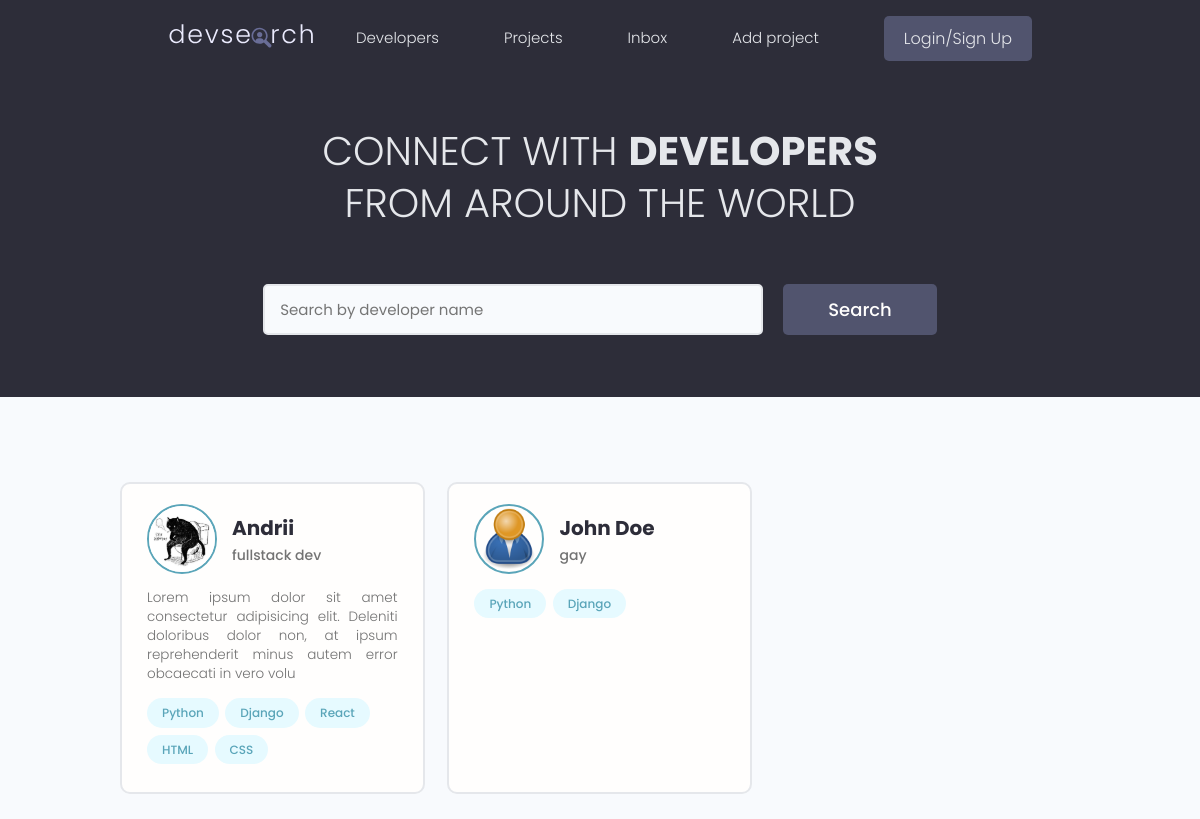
The page / on the database its author committed.
### users/models.py (models this page shows, shortened)
class Profile(models.Model):
    user = models.OneToOneField(User, on_delete=models.CASCADE, null=True, blank=True)
    name = models.CharField(max_length=200, blank=True, null=True)
    email = models.EmailField(max_length=500, blank=True, null=True)
    username = models.CharField(max_length=200, blank=True, null=True)
    location = models.CharField(max_length=200, blank=True, null=True)
    short_intro = models.CharField(max_length=200, blank=True, null=True)
    bio = models.TextField(blank=True, null=True)
    profile_image = models.ImageField(null=True, blank=True, upload_to='profiles/', default="profiles/user-default.png")
    social_github = models.CharField(max_length=200, blank=True, null=True)
    social_twitter = models.CharField(max_length=200, blank=True, null=True)
    social_linkedin = models.CharField(max_length=200, blank=True, null=True)
    social_youtube = models.CharField(max_length=200, blank=True, null=True)
    social_website = models.CharField(max_length=200, blank=True, null=True)
    created=models.DateTimeField(auto_now_add=True)
    id = models.UUIDField(default=uuid.uuid4,unique=True,primary_key=True,editable=False)

class Skill(models.Model):
    owner=models.ForeignKey(Profile, on_delete=models.CASCADE, null=True, blank=True)
    name=models.CharField(max_length=200, blank=True, null=True)
    description=models.TextField(null=True, blank=True)
    created=models.DateTimeField(auto_now_add=True)
    id = models.UUIDField(default=uuid.uuid4,unique=True,primary_key=True,editable=False)
    def __str__(self):
        return self.name

### users/views.py (the view)
# urls.py: path('',views.profiles,name='profiles'),
def profiles(request):
    profiles=Profile.objects.all()
    context={'profiles':profiles}
    return render(request, 'users/profiles.html',context)

### users/templates/users/profiles.html (shortened to what this page needs)
{% extends 'main.html' %}
{% block content %}
 <main class="home">
    <section class="hero-section text-center">
      <div class="container container--narrow">
        <div class="hero-section__box">
          <h2>CONNECT WITH <span>DEVELOPERS</span></h2>
          <h2>FROM AROUND THE WORLD</h2>
        </div>
        <div class="hero-section__search">
          <form class="form" action="#" method="get">
            <div class="form__field">
              <input class="input input--text" id="formInput#search" type="text" name="text"
                placeholder="Search by developer name" />
            </div>
            <input class="btn btn--sub btn--lg" type="submit" value="Search" />
          </form>
        </div>
      </div>
    </section>
    <section class="devlist">
      <div class="container">
        <div class="grid grid--three">
        {% for profile in profiles %}
          <div class="column card">
            <div class="dev">
              <a href="{% url 'user-profile' profile.id %}" class="card__body">
                <div class="dev__profile">
                  <img class="avatar avatar--md" src="{{ profile.profile_image.url }}" alt="image" />
                  <div class="dev__meta">
                    <h3>{{ profile.name }}</h3>
                    <h5>{{ profile.short_intro|slice:"60" }}</h5>
                  </div>
                </div>
                <p class="dev__info">
                  {{ profile.bio|slice:"150" }}
                </p>
                <div class="dev__skills">
                    {% for skill in profile.skill_set.all|slice:"5" %}
                  <span class="tag tag--pill tag--main">
                    <small>{{skill}}</small>
                  </span>
                  {% endfor %}
                </div>
              </a>
            </div>
          </div>
         {% endfor %}
        </div>
      </div>
    </section>
  </main>
{% endblock %}

### static/styles/app.css (style rules this page uses)
:root { --color-sub: #2d2d39; }
.btn--sub { background-color: var(--color-sub-light); }
.card { border: 2px solid var(--color-light); }
img { width: 100%; }
.hero-section { height: 40vh; display: flex; align-items: center; background-color: var(--color-sub); }
.hero-section__box { margin-bottom: 4rem; }
.hero-section__box > h2, .hero-section__box > h2 > span { font-size: 4rem; color: var(--color-light); line-height: 1.3; text-transform: uppercase; }
.hero-section__box > h2 { font-weight: 300; }
.hero-section__box > h2 > span { font-weight: 700; }
.hero-section__search > .form { display: flex; align-items: center; justify-content: center; gap: 2rem; }
.hero-section__search > .form input.input--text { width: 50rem; }
.devlist { margin-top: 8rem; }
.devlist .grid { align-items: stretch; }
.devlist .dev .dev__profile { display: flex; align-items: center; gap: 1.5rem; }
.devlist .dev .dev__meta h3 { color: var(--color-sub); font-size: 2rem; font-weight: 700; }
.devlist .dev .dev__meta h5 { color: var(--color-text); font-size: 1.4rem; font-weight: 500; }
.devlist .dev .dev__info { margin: 1.5rem 0; font-size: 1.35rem; line-height: 1.4; text-align: justify; }

### static/uikit/styles/modules/_variables.css (style rules this page uses)
:root { --color-main: #5aa5b9; --color-main-light: #e6faff; --color-sub: #3f4156; --color-sub-light: #51546e; --color-sub-lighter: #ededfd; --color-text: #737373; --color-gray: #8b8b8b; --color-light: #e5e7eb; --color-light-gray: #767676; --color-bg: #f8fafd; --color-white: #fffefd; --color-white-light: #f3f3f3; --color-success: #359e64; --color-success-bg: #def8e8; --color-error: #fc4b0b; --color-error-bg: #fff2ee; --font-base: 'Poppins', arial, helvetica, 'Segoe UI', roboto, ubuntu, sans-serif; --font-monospace: 'Fira Code', 'Courier New', courier, monospace; --font-regular: 300; --font-medium: 500; --font-bold: 700; --generic-shadow: 1px 1px 5px #00000010; --generic-transition: all 0.3s ease-in-out; }

### static/uikit/styles/modules/_base.css (style rules this page uses)
* { margin: 0; padding: 0; box-sizing: border-box; text-rendering: optimizeLegibility; color: inherit; font-size: inherit; }
html { font-size: 50%; }
@media only screen and (min-width: 480px) { html { font-size: 56.25%; } }
@media only screen and (min-width: 1200px) { html { font-size: 62.5%; } }
body { line-height: 1.6; font-weight: 400; font-size: 1.5rem; color: var(--color-text); background-color: var(--color-bg); min-height: 100vh; }

### static/uikit/styles/modules/_typography.css (style rules this page uses)
* { font-family: var(--font-base); }
h2 { font-size: 3.6rem; font-weight: var(--font-bold); }
h3 { font-size: 3.2rem; font-weight: var(--font-medium); }
h5 { font-size: 2.4rem; font-weight: var(--font-medium); }
h5, h6 { font-weight: var(--font-regular); }
p, span, strong { font-size: 1.6rem; color: var(--color-text); font-weight: var(--font-regular); }
a { padding-bottom: 2px; text-decoration: none; display: inline-block; color: var(--color-main); font-weight: var(--font-medium); }

### static/uikit/styles/modules/_utilities.css (style rules this page uses)
.container { width: 92%; max-width: 165rem; margin: 0 auto; box-sizing: border-box; }
.container--narrow { width: 92%; max-width: 120rem; }
@media screen and (min-width: 1000px) { .container { width: 90%; } }
@media screen and (min-width: 1000px) { .container--narrow { width: 85%; } }
@media screen and (min-width: 1200px) { .container { width: 80%; } }
@media screen and (min-width: 1200px) { .container--narrow { width: 72%; } }
.text-center { text-align: center; }

### static/uikit/styles/modules/_avatar.css (style rules this page uses)
.avatar { border-radius: 50%; border: 2px solid var(--color-main); object-fit: cover; }
.avatar--md { height: 7rem; width: 7rem; }

### static/uikit/styles/modules/_button.css (style rules this page uses)
.btn { display: inline-block; position: relative; cursor: pointer; background-color: var(--color-light); font-weight: var(--font-medium); color: var(--color-sub); text-decoration: none; padding: 1rem 2rem; border-radius: 0.5rem; border: none; width: -webkit-fit-content; width: -moz-fit-content; width: fit-content; height: -webkit-fit-content; height: -moz-fit-content; height: fit-content; font-size: 1.6rem; outline-width: 0; outline-color: transparent; -webkit-backface-visibility: hidden; backface-visibility: hidden; transition: all 0.3s ease-in-out; }
.btn--sub { background-color: var(--color-sub); color: var(--color-white); }
.btn--lg { font-size: 1.8rem; padding: 1.2rem 4.5rem; }

### static/uikit/styles/modules/_card.css (style rules this page uses)
.card { border-radius: 1rem; background-color: var(--color-white); border: 1.5px solid var(--color-light); width: auto; height: auto; margin-top: 0.5rem; margin-bottom: 0.5rem; overflow: hidden; }
.card__body, .card__header { padding: 2rem 2.5rem; }

### rows shown on the page
Profile: profile_image (picture), name "Andrii", short_intro "fullstack dev", bio "Lorem ipsum dolor sit amet consectetur adipisicing elit. Deleniti doloribus dolor non, at ipsum reprehenderit minus autem error obcaecati in vero volu"
Skill: name "Python"
Skill: name "Django"
Skill: name "React"
Skill: name "HTML"
Skill: name "CSS"
Profile: profile_image (placeholder picture), name "John Doe", short_intro "gay"
Skill: name "Python"
Skill: name "Django"
